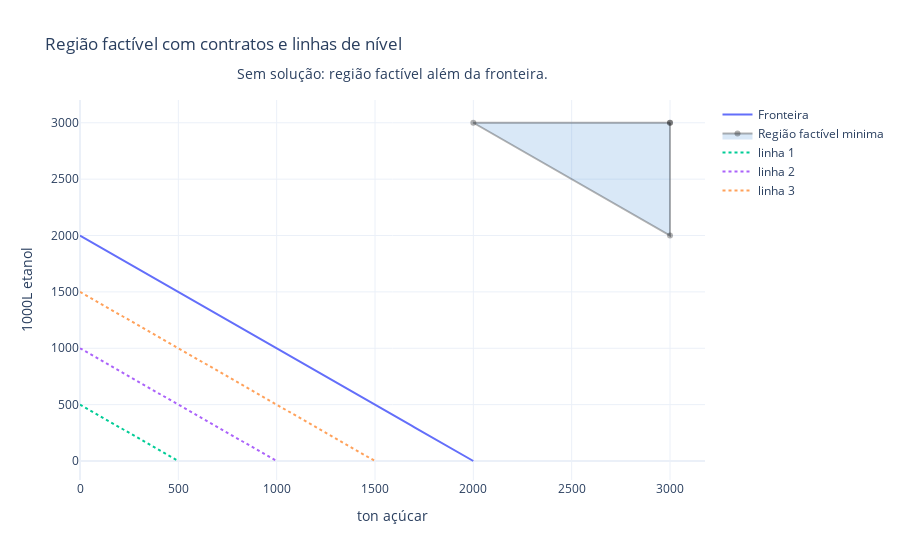

Write notebook code for a chart like this one.
### Code cell
# Cenario de minimo inatingivel

c1_intagible = 200      
c2_intagible = 200         
a11_intagible = 4.0         
a12_intagible = 4.0         
s_intagible = 100.0         
k_intagible = 80.0
m1 = 3000
m2 = 3000

(fig, most_profitable)  = geometric_solution(s_intagible, k_intagible, c1_intagible, c2_intagible, a11_intagible, a12_intagible, sugar_min_contract=m1, etanol_min_contract=m2)
fig

### Figure 1 — Plotly figure (JSON) as saved in the notebook; plotly's stock layout.template omitted (floating-point values rounded to 4 significant figures; data arrays with more than 128 entries replaced by an {"elided": "..."} marker saying what was removed)
{"data": [{"name": "Fronteira", "type": "scatter", "x": {"elided": "200 float values"}, "y": {"elided": "200 float values"}}, {"fill": "toself", "fillcolor": "rgba(0,100,200,0.15)", "line": {"color": "rgba(0,0,0,0.3)"}, "name": "Região factível minima", "type": "scatter", "x": [3000, 2000, 3000, 3000], "y": [3000, 3000, 2000, 3000]}, {"line": {"dash": "dot"}, "mode": "lines", "name": "linha 1", "type": "scatter", "x": {"elided": "200 float values"}, "y": {"elided": "200 float values"}}, {"line": {"dash": "dot"}, "mode": "lines", "name": "linha 2", "type": "scatter", "x": {"elided": "200 float values"}, "y": {"elided": "200 float values"}}, {"line": {"dash": "dot"}, "mode": "lines", "name": "linha 3", "type": "scatter", "x": {"elided": "200 float values"}, "y": {"elided": "200 float values"}}], "layout": {"annotations": [{"font": {"size": 14}, "showarrow": false, "text": "Sem solução: região factível além da fronteira.", "x": 0.5, "xref": "paper", "y": 1.1, "yref": "paper"}], "title": {"text": "Região factível com contratos e linhas de nível"}, "xaxis": {"title": {"text": "ton açúcar"}}, "yaxis": {"title": {"text": "1000L etanol"}}}}
